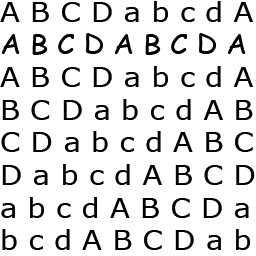
%> input picture 12_Fourier/data/literki.bmp, 256 x 256 px
$ octave Task_12_4_Pattern_search_with_FFT.m   (GNU Octave 9; MATLAB toolbox functions it lacks are replaced by stand-ins)
%> lines starting %> are read from the running program, lines starting %| are printed output that depends on the picture
% Piotr Skalski
% Pattern search with FFT

close all;
clearvars;
clc;

%% Loading and displaying an image
I = imread('../data/literki.bmp');
%> I is the input picture: size 256x256 uint8; min 0, max 255, mean 219.3
pattern = imread('../data/wzorA.bmp');
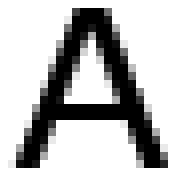
%> input picture 12_Fourier/data/wzorA.bmp, 23 x 22 px (shown 8 times larger)
%> pattern is the input picture: size 22x23 uint8; min 0, max 255, mean 188.1

figure;
imshow(I);
title('Original image');

figure;
imshow(pattern);
title('Pattern');

I_FFT = fft2(I);
pattern_FFT = fft2(rot90(pattern, 2), 256, 256);
prod_FFT = I_FFT .* pattern_FFT;
prod = ifft2(prod_FFT);
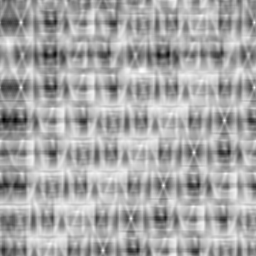
%> prod: size 256x256 double; min 14817323, max 24037572, mean 20870184.3; drawn with min black and max white

se = strel('disk', 3);
I_out = imtophat(prod, se);
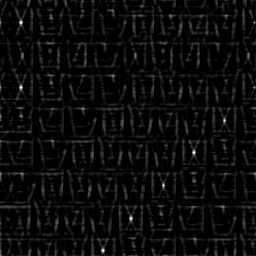
%> I_out: size 256x256 double; min 0, max 4479798, mean 194415.2; drawn with min black and max white

figure;
imshow(I_out, []);
title('Output image');
